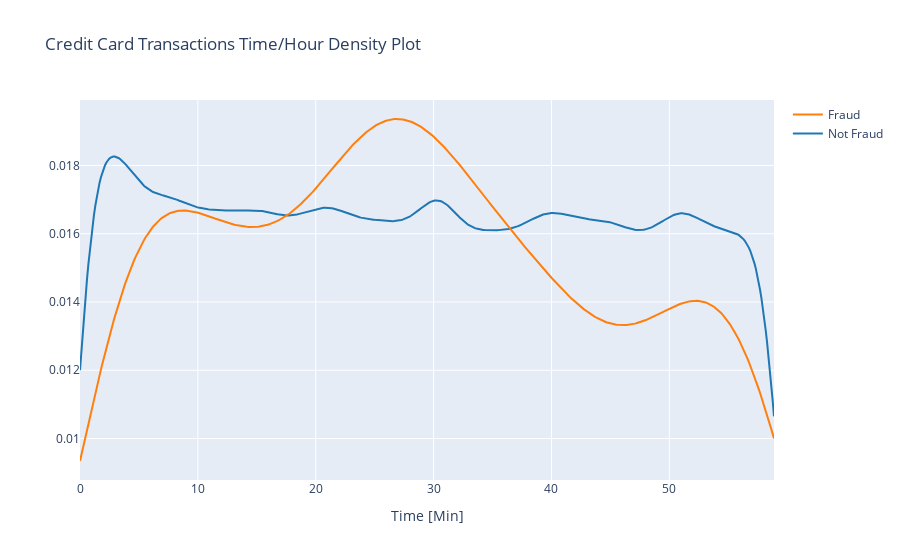

The notebook cell saved with this chart:
### Code cell
class_0 = df.loc[df['Class'] == 0]["Time_min"]
class_1 = df.loc[df['Class'] == 1]["Time_min"]
hist_data = [class_0, class_1]
group_labels = ['Not Fraud', 'Fraud']

fig = ff.create_distplot(hist_data, group_labels, show_hist=False, show_rug=False)
fig['layout'].update(title='Credit Card Transactions Time/Hour Density Plot', xaxis=dict(title='Time [Min]'))
py.iplot(fig, filename='dist_only_min')

### Figure 1 — Plotly figure (JSON) as saved in the notebook; plotly's stock layout.template omitted (floating-point values rounded to 4 significant figures; data arrays with more than 128 entries replaced by an {"elided": "..."} marker saying what was removed)
{"data": [{"legendgroup": "Not Fraud", "marker": {"color": "rgb(31, 119, 180)"}, "mode": "lines", "name": "Not Fraud", "showlegend": true, "type": "scatter", "x": {"elided": "500 float values"}, "xaxis": "x", "y": {"elided": "500 float values"}, "yaxis": "y"}, {"legendgroup": "Fraud", "marker": {"color": "rgb(255, 127, 14)"}, "mode": "lines", "name": "Fraud", "showlegend": true, "type": "scatter", "x": {"elided": "500 float values"}, "xaxis": "x", "y": {"elided": "500 float values"}, "yaxis": "y"}], "layout": {"barmode": "overlay", "hovermode": "closest", "legend": {"traceorder": "reversed"}, "title": {"text": "Credit Card Transactions Time/Hour Density Plot"}, "xaxis": {"anchor": "y2", "domain": [0, 1], "title": {"text": "Time [Min]"}, "zeroline": false}, "yaxis": {"anchor": "free", "domain": [0, 1], "position": 0}}}
